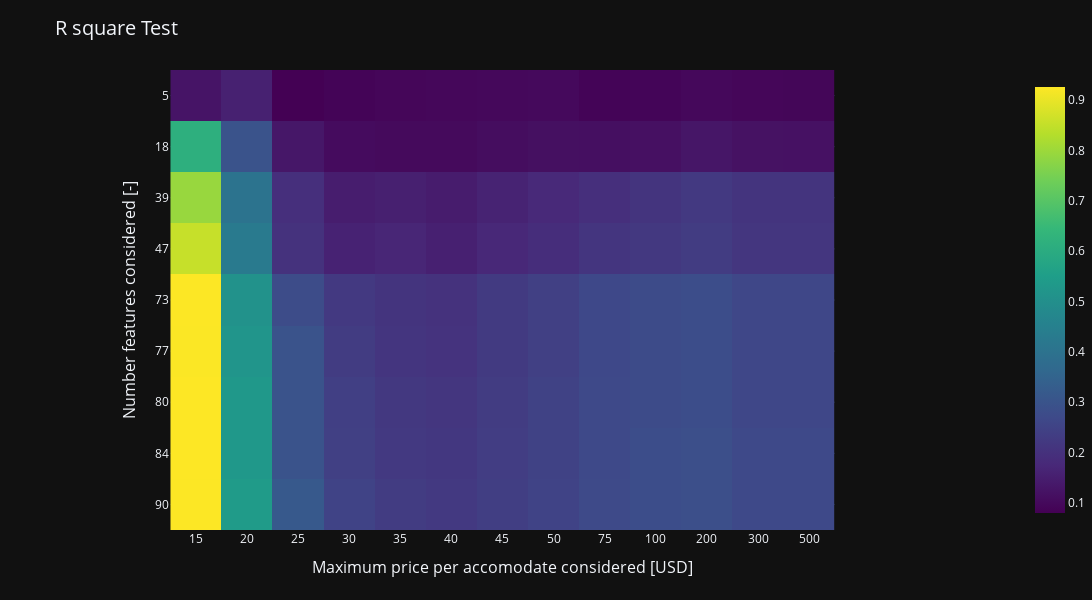

The notebook cell saved with this chart:
### Code cell
# create the heatmap
fig = px.imshow(df_res_pivot, x=df_res_pivot.columns, y=df_res_pivot.index,
                color_continuous_scale='Viridis',
                labels=dict(
                    x = 'Maximum price per accomodate considered [USD]',
                    y = 'Number features considered [-]',
                    # color="R Square Test [-]"
                    )
                )


fig.update_layout(
    title='R square Test',
    title_font = {"size": 20},
    width = 1200,
    height = 600,
    template='plotly_dark'
)

fig.update_yaxes(
    title_font = {"size": 16},
    tickfont = {"size": 12}
    )

fig.update_xaxes(
    title_font = {"size": 16},
    tickfont = {"size": 12}
    )

fig.update_layout(
    coloraxis=dict(colorbar=dict(
        len=.97)
                   ))


fig.update_layout(
        margin={"t": 70, "b": 70, "r": 0, "l": 0, "pad": 0},
    )

fig.show()

### Figure 1 — Plotly figure (JSON) as saved in the notebook; plotly's stock layout.template omitted (floating-point values rounded to 4 significant figures)
{"data": [{"coloraxis": "coloraxis", "hovertemplate": "Maximum price per accomodate considered [USD]: %{x}<br>Number features considered [-]: %{y}<br>color: %{z}<extra></extra>", "name": "0", "type": "heatmap", "x": ["15", "20", "25", "30", "35", "40", "45", "50", "75", "100", "200", "300", "500"], "xaxis": "x", "y": ["5", "18", "39", "47", "73", "77", "80", "84", "90"], "yaxis": "y", "z": [[0.126, 0.157, 0.08, 0.087, 0.093, 0.095, 0.097, 0.1, 0.088, 0.09, 0.098, 0.092, 0.091], [0.614, 0.299, 0.132, 0.105, 0.102, 0.101, 0.108, 0.115, 0.113, 0.117, 0.13, 0.12, 0.119], [0.793, 0.402, 0.194, 0.147, 0.154, 0.145, 0.162, 0.177, 0.194, 0.208, 0.222, 0.208, 0.207], [0.854, 0.428, 0.202, 0.16, 0.168, 0.155, 0.175, 0.189, 0.211, 0.219, 0.23, 0.215, 0.214], [0.925, 0.509, 0.276, 0.221, 0.208, 0.203, 0.226, 0.242, 0.266, 0.273, 0.28, 0.262, 0.261], [0.924, 0.519, 0.298, 0.232, 0.211, 0.205, 0.226, 0.242, 0.266, 0.274, 0.281, 0.263, 0.263], [0.926, 0.531, 0.298, 0.239, 0.22, 0.215, 0.232, 0.247, 0.268, 0.275, 0.281, 0.263, 0.263], [0.926, 0.531, 0.298, 0.243, 0.222, 0.217, 0.233, 0.247, 0.269, 0.28, 0.285, 0.267, 0.267], [0.925, 0.541, 0.316, 0.251, 0.232, 0.223, 0.237, 0.25, 0.27, 0.28, 0.285, 0.267, 0.267]]}], "layout": {"coloraxis": {"colorbar": {"len": 0.97}, "colorscale": [[0, "#440154"], [0.1111, "#482878"], [0.2222, "#3e4989"], [0.3333, "#31688e"], [0.4444, "#26828e"], [0.5556, "#1f9e89"], [0.6667, "#35b779"], [0.7778, "#6ece58"], [0.8889, "#b5de2b"], [1, "#fde725"]]}, "height": 600, "margin": {"b": 70, "l": 0, "pad": 0, "r": 0, "t": 70}, "title": {"font": {"size": 20}, "text": "R square Test"}, "width": 1200, "xaxis": {"anchor": "y", "constrain": "domain", "domain": [0, 1], "scaleanchor": "y", "tickfont": {"size": 12}, "title": {"font": {"size": 16}, "text": "Maximum price per accomodate considered [USD]"}}, "yaxis": {"anchor": "x", "autorange": "reversed", "constrain": "domain", "domain": [0, 1], "tickfont": {"size": 12}, "title": {"font": {"size": 16}, "text": "Number features considered [-]"}}}}
